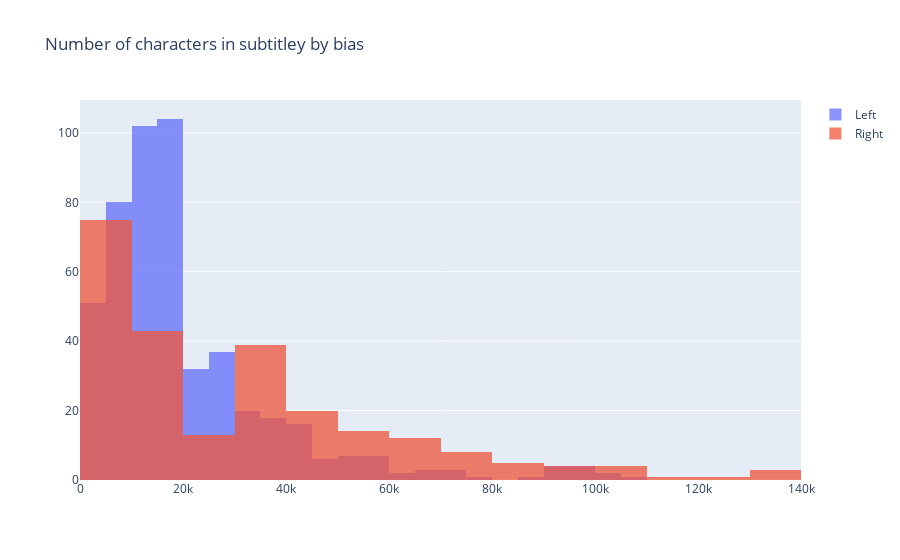

Notebook source saved alongside this figure:
### Code cell
x1 = df.loc[df['Bias_num'] == 1, 'review_len']
x0 = df.loc[df['Bias_num'] == 0, 'review_len']

trace1 = go.Histogram(
    x=x0, name='Left',
    opacity=0.75
)
trace2 = go.Histogram(
    x=x1, name = 'Right',
    opacity=0.75
)

data = [trace1, trace2]
layout = go.Layout(barmode='overlay', title='Number of characters in subtitley by bias')
fig = go.Figure(data=data, layout=layout)
fig.show()

### Figure 1 — Plotly figure (JSON) as saved in the notebook; plotly's stock layout.template omitted (floating-point values rounded to 4 significant figures; data arrays with more than 128 entries replaced by an {"elided": "..."} marker saying what was removed)
{"data": [{"name": "Left", "opacity": 0.75, "type": "histogram", "x": {"elided": "501 int values"}}, {"name": "Right", "opacity": 0.75, "type": "histogram", "x": {"elided": "242 int values"}}], "layout": {"barmode": "overlay", "title": {"text": "Number of characters in subtitley by bias"}}}
